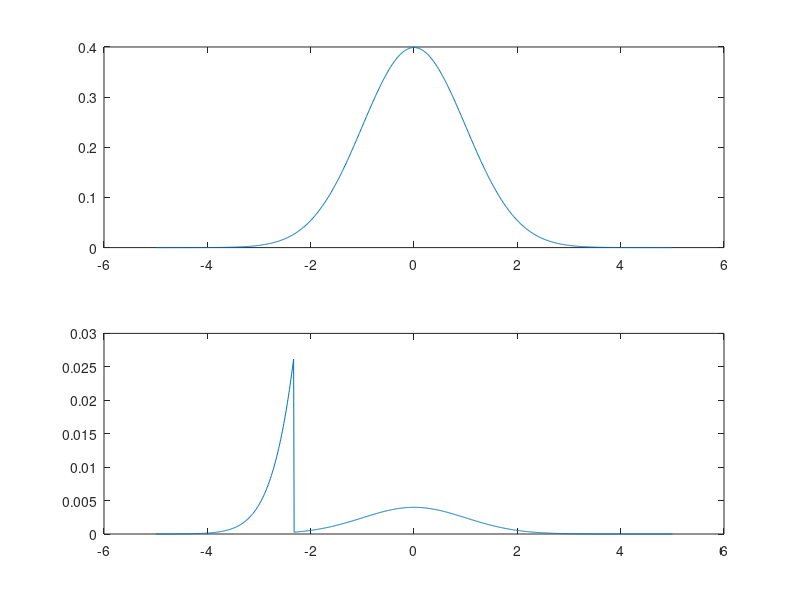

Reproduce this figure in MATLAB.
% optimal IS candidate standard normal profit/loss
figure(7)
xx = -5:0.01:5;
pl = normpdf(xx);
subplot(2,1,1)
plot(xx,pl)

p_bar = 0.01;  % 99% VaR
qq = norminv(p_bar); % hl subspace: xx<=qq
xx_inS = xx(xx<=qq);
xx_notS = xx(xx>qq);
pl_opt = [(1-p_bar)*normpdf(xx_inS), p_bar*normpdf(xx_notS)];
subplot(2,1,2)
plot(xx,pl_opt)